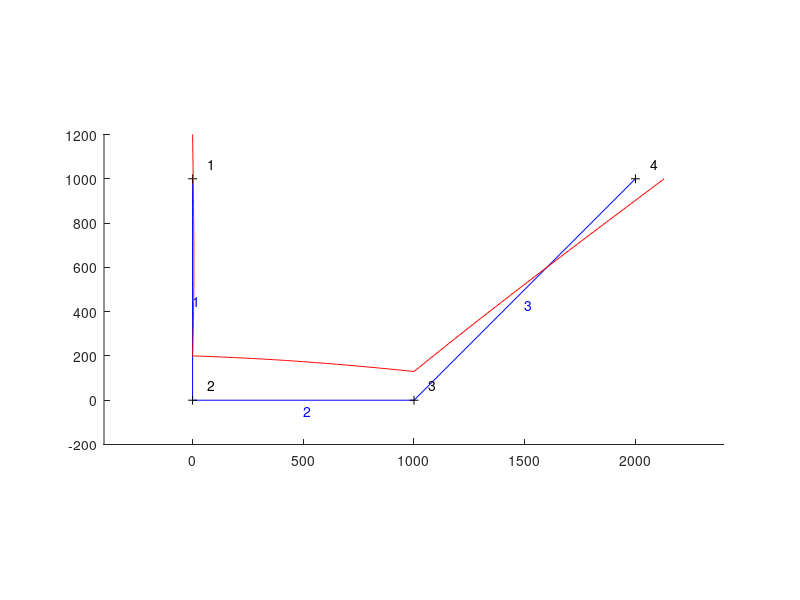
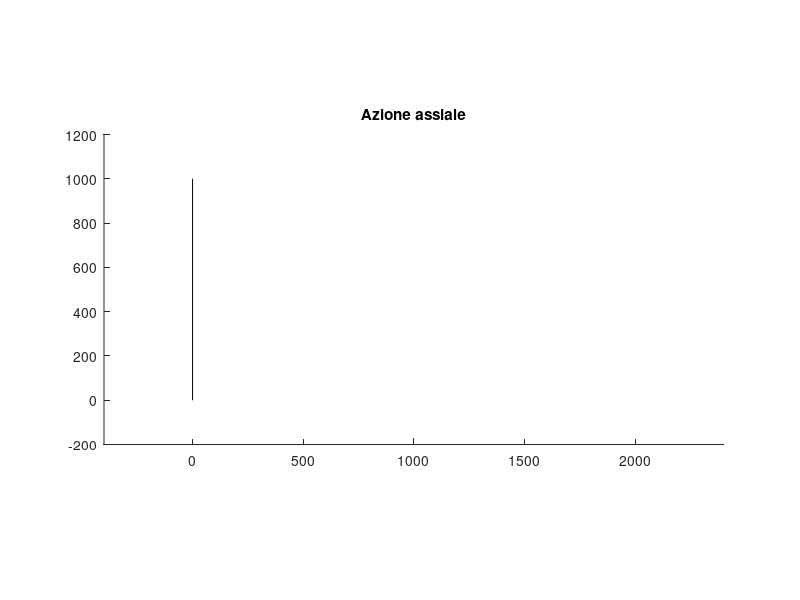

Reproduce these figures in MATLAB, in order. (Note: this script raises an error after producing the figures.)
%%%%%%%%%%%%%%%%%%%%%%%%%%%%%%%%%%%%%%%%%%%%%%%%%%%%%%%%%%
%       Corso di Metodi di Calcolo delle Strutture       %
%               Analisi statica di telai 2D              %
%                      13/01/2016                        %
%                                     Giuseppe COCCHETTI %
%%%%%%%%%%%%%%%%%%%%%%%%%%%%%%%%%%%%%%%%%%%%%%%%%%%%%%%%%%



clear all
clc
close all


db=1000; %[mm]

%Coordinate dei nodi
dXY=[   0, db;
        0,  0;
       db,  0;
     2*db, db];

nNodi=size(dXY,1);  %Numero totale dei nodi
  


%Aste e connessioni (tabelle delle incidenze)
nIncNodi=[1,2;
          2,3;
          3,4];

%nIncGdl=[ 1, 2, 3, 4, 5, 6;
%          4, 5, 6, 7, 8, 9;
%         13, 8, 9,10,11,12];
nIncGdl=[nIncNodi(:,1)*3-2, nIncNodi(:,1)*3-1, nIncNodi(:,1)*3, nIncNodi(:,2)*3-2, nIncNodi(:,2)*3-1, nIncNodi(:,2)*3];
nIncGdl(3,1)=13;

nAste=size(nIncNodi,1);

nGdlTot=max(max(nIncGdl));   %Numero totale dei gradi di liberta' (gdl)




%Parametri meccanici (rigidezza assiale EA e rigidezza flessionale EI)
%    [   E  * A ,        E * I]
dEAI=[206000*(10*30),   206000*(10*30^3/12);
      206000*(10*30),   206000*(10*30^3/12);
      206000*(10*30),   206000*(10*30^3/12)];



%Gdl da vincolare 
nUv=[1,4,13,11]; 

%Gdl da non vincolare
%nUl=[2,3,5,6,7,8,9,12,13]; 
nUl=[2,3,5,6,7,8,9,10,12];
% nUl(nUv)=[];


%Vettore termini noti
dF=zeros([nGdlTot,1]);
dF(13,1)=dF(13,1)+5*10;

%Carichi distribuiti (sistema di riferimento locale) [p, q, m]
dq=-500/db;
dpqm=[10*dq, 0,2*dq;
      0,    0,0;
      -5*dq,    0,0];

%Cedimenti vincolari assegnati
dUv=[0,0,0,0]';

%%%%%%%%%%%%%%%%%%%%%%% Termine assegnazione dati %%%%%%%%%%%%%%%%%%%%%%%%%



%%%%%%%%%%%%%%%%%%%%%%%%%%%%% Elaborazione %%%%%%%%%%%%%%%%%%%%%%%%%%%%%%%%

% Costruzione della matrice di rigidezza globale (K)
dK=zeros([nGdlTot,nGdlTot]);
for ne=1:nAste
  nA=nIncNodi(ne,1);  %nA=numero del primo nodo dell'asta
  nB=nIncNodi(ne,2);  %nB=numero del secondo nodo dell'asta

  dXYA=dXY(nA,:);  %dXYA=coordinate del primo nodo dell'asta
  dXYB=dXY(nB,:);  %dXYB=coordinate del secondo nodo dell'asta

  dL=norm(dXYB-dXYA);  %dL=lunghezza dell'asta

  dEAn=dEAI(ne,1); %Rigidezza assiale dell'asta analizzata (numero "ne")
  dEIn=dEAI(ne,2); %Rigidezza flessionale dell'asta analizzata (numero "ne")

  %Matrice di rigidezza della trave analizzata
  dk=[ dEAn/dL,             0,            0, -dEAn/dL,             0,            0;
             0,  12*dEIn/dL^3,  6*dEIn/dL^2,        0, -12*dEIn/dL^3,  6*dEIn/dL^2;
             0,   6*dEIn/dL^2,    4*dEIn/dL,        0,  -6*dEIn/dL^2,    2*dEIn/dL;
      -dEAn/dL,             0,            0,  dEAn/dL,             0,            0;
             0, -12*dEIn/dL^3, -6*dEIn/dL^2,        0,  12*dEIn/dL^3, -6*dEIn/dL^2;
             0,   6*dEIn/dL^2,    2*dEIn/dL,        0,  -6*dEIn/dL^2,    4*dEIn/dL]; 
  
  df=zeros([6,1]);
  dp=dpqm(ne,1); 
  dq=dpqm(ne,2); 
  dm=dpqm(ne,3); 
  df=[dp*dL/2, dq*dL/2-dm, dq*dL^2/12, dp*dL/2, dq*dL/2+dm, -dq*dL^2/12]';
  
  %Matrice di rotazione per l'elemento finito di trave
  de=(dXYB-dXYA)/dL;  %Versore assiale
  dCosAlpha=de(1);
  dSinAlpha=de(2);
  dRt=[ dCosAlpha, dSinAlpha, 0;
       -dSinAlpha, dCosAlpha, 0;
                0,         0, 1];

  dQ=[         dRt, zeros([3,3]);
      zeros([3,3]),         dRt];
              
  dk=dQ'*dk*dQ;
  df=dQ'*df;
  
  %Assemblaggio della matrice dk e del vettore df
  nv=nIncGdl(ne,:); %Vettore dei gdl relativi ai nodi dell'asta analizzata
  dK(nv,nv)=dK(nv,nv)+dk;
  dF(nv,1)=dF(nv,1)+df;
end



%%%%%%%%%%%%%%% Risoluzione del sistema lineare %%%%%%%%%%%%%%%%%%%
%Partizione matrici e vettori con riferimento ai gdl liberi e a quelli da vinvolare
dKll=dK(nUl,nUl);
dKlv=dK(nUl,nUv);
dKvl=dK(nUv,nUl);
dKvv=dK(nUv,nUv);

dFl=dF(nUl,1);
dFv=dF(nUv,1);

dUl=dKll\(dFl-dKlv*dUv);
dSv=dKvl*dUl+dKvv*dUv-dFv;

% Riposizionamento di U e S
dU=zeros([nGdlTot,1]);
dU(nUl,1)=dUl;
dU(nUv,1)=dUv;
dU

dS=zeros([nGdlTot,1]);
dS(nUv,1)=dSv;
dS



%%%%%%%%%%%%%%% Determinazione delle Azioni interne %%%%%%%%%%%%%%%%%%%
dNTM=zeros([6,nAste]);
for ne=1:nAste
  nA=nIncNodi(ne,1);  %nA=numero del primo nodo dell'asta
  nB=nIncNodi(ne,2);  %nB=numero del secondo nodo dell'asta

  dXYA=dXY(nA,:);  %dXYA=coordinate del primo nodo dell'asta
  dXYB=dXY(nB,:);  %dXYB=coordinate del secondo nodo dell'asta

  dL=norm(dXYB-dXYA);  %dL=lunghezza dell'asta

  
  dEAn=dEAI(ne,1); %Rigidezza assiale dell'asta analizzata (numero "ne")
  dEIn=dEAI(ne,2); %Rigidezza flessionale dell'asta analizzata (numero "ne")

  %Matrice di rigidezza della trave analizzata
  dk=[ dEAn/dL,             0,            0, -dEAn/dL,             0,            0;
             0,  12*dEIn/dL^3,  6*dEIn/dL^2,        0, -12*dEIn/dL^3,  6*dEIn/dL^2;
             0,   6*dEIn/dL^2,    4*dEIn/dL,        0,  -6*dEIn/dL^2,    2*dEIn/dL;
      -dEAn/dL,             0,            0,  dEAn/dL,             0,            0;
             0, -12*dEIn/dL^3, -6*dEIn/dL^2,        0,  12*dEIn/dL^3, -6*dEIn/dL^2;
             0,   6*dEIn/dL^2,    2*dEIn/dL,        0,  -6*dEIn/dL^2,    4*dEIn/dL]; 
  
  df=zeros([6,1]);
  dp=dpqm(ne,1); 
  dq=dpqm(ne,2); 
  dm=dpqm(ne,3); 
  df=[dp*dL/2, dq*dL/2-dm, dq*dL^2/12, dp*dL/2, dq*dL/2+dm, -dq*dL^2/12]';

  
  %Matrice di rotazione per l'elemento finito di trave
  de=(dXYB-dXYA)/dL;  %Versore assiale
  dCosAlpha=de(1);
  dSinAlpha=de(2);
  dRt=[ dCosAlpha, dSinAlpha, 0;
       -dSinAlpha, dCosAlpha, 0;
                0,         0, 1];

  dQ=[         dRt, zeros([3,3]);
      zeros([3,3]),         dRt];
  
  
  nv=nIncGdl(ne,:); %Vettore dei gdl relativi ai nodi dell'asta analizzata
  dUab=dU(nv,1);  %Spostamenti relativi ai nodi dell'asta analizzata (sistema globale)
  dUab=dQ*dUab; %Spostamenti relativi ai nodi dell'asta analizzata (sistema locale)
  dNTM(:,ne)=dk*dUab-df; %Azioni di estremita' nell'asta analizzata
  dNTM([1,3,5],ne)=-dNTM([1,3,5],ne);
end

%%%%%%%%%%%%%%%%%%%%%%  FINE ELABORAZIONE  %%%%%%%%%%%%%%%%%%%%%%%%%%%%%%%%





%%%%%%%%%%%%%%%%%%%%%%  RAPPRESENTAZIONE  GRAFICA  %%%%%%%%%%%%%%%%%%%%%%%%

% Definizione della finestra
figure(1)
clf
hold on

dXmin=min(dXY(:,1));
dXmax=max(dXY(:,1));
dYmin=min(dXY(:,2));
dYmax=max(dXY(:,2));

maxdeltaX=dXmax-dXmin;
maxdeltaY=dYmax-dYmin;

if (maxdeltaY==0)
  maxdeltaY=maxdeltaX;
elseif (maxdeltaX==0)
  maxdeltaX=maxdeltaY;
end

dmax=max([maxdeltaX, maxdeltaY]);  % dimensione massima (X o Y) della struttura

axis([dXmin-maxdeltaX/5, dXmax+maxdeltaX/5, dYmin-maxdeltaY/5, dYmax+maxdeltaY/5]);
axis equal

% Configurazione iniziale
for n=1:nAste
  nA=nIncNodi(n,1);
  nB=nIncNodi(n,2);

  dXYA=dXY(nA,:);
  dXYB=dXY(nB,:);

  dLn=norm(dXYB-dXYA);

  plot([dXYA(1),dXYB(1)],[dXYA(2),dXYB(2)],'b-')
  text((dXYA(1)+dXYB(1))/2,(dXYA(2)+dXYB(2))/2-(dLn/20),sprintf('%d',n),'color',[0,0,1]);
end


for nn=1:nNodi
  dXYnn=dXY(nn,:);
  plot([dXYnn(1)-dmax/100,dXYnn(1)+dmax/100],[dXYnn(2),dXYnn(2)],'k-')      
  plot([dXYnn(1),dXYnn(1)],[dXYnn(2)-dmax/100,dXYnn(2)+dmax/100],'k-')      
  text(dXYnn(1)+dmax/30,dXYnn(2)+dmax/30,sprintf('%d',nn))
end



% Configurazione deformata
dUmax=0;
ds=[0:.01:1];
for n=1:nAste
  nA=nIncNodi(n,1);
  nB=nIncNodi(n,2);

  dXYA=dXY(nA,:);
  dXYB=dXY(nB,:);

  dLn=norm(dXYB-dXYA);
  
  dcosAlpha=(dXYB(1)-dXYA(1))/dLn;
  dsinAlpha=(dXYB(2)-dXYA(2))/dLn;

  dRt=[ dcosAlpha, dsinAlpha;
       -dsinAlpha, dcosAlpha];

  dEAn=dEAI(n,1);
  dEIn=dEAI(n,2);

  dUnXY=dU(nIncGdl(n,:),1);
  dUn=dUnXY;
  dUn([1,2],1)=dRt*dUnXY([1,2],1);
  dUn([4,5],1)=dRt*dUnXY([4,5],1);

  dq=dpqm(n,2);
  dUmax=max([dUmax,abs([(1-3*ds.^2+2*ds.^3)*dUn(2,1)+dLn*(ds-2*ds.^2+ds.^3)*dUn(3,1)+(3*ds.^2-2*ds.^3)*dUn(5,1)+dLn*(-ds.^2+ds.^3)*dUn(6,1)]+dq/dEIn/24*dLn^4*((1-ds).^2).*(ds.^2))]);
end

dUmax

if (dUmax>0)
  dAmplificazione=(dmax/10)/dUmax;  % Lo spostamento massimo verra' rappresentato come dmax/10
else
  dAmplificazione=1;
end    

ds=[0:.01:1];
for n=1:nAste
  nA=nIncNodi(n,1);
  nB=nIncNodi(n,2);

  dXYA=dXY(nA,:);
  dXYB=dXY(nB,:);

  dLn=norm(dXYB-dXYA);
  
  dcosAlpha=(dXYB(1)-dXYA(1))/dLn;
  dsinAlpha=(dXYB(2)-dXYA(2))/dLn;

  dRt=[ dcosAlpha, dsinAlpha;
       -dsinAlpha, dcosAlpha];

  dEAn=dEAI(n,1);
  dEIn=dEAI(n,2);

  dUnXY=dU(nIncGdl(n,:),1);
  dUn=dUnXY;
  dUn([1,2],1)=dRt*dUnXY([1,2],1);
  dUn([4,5],1)=dRt*dUnXY([4,5],1);

  dXYd=[(1-ds)*dXYA(1)+ds*dXYB(1);
        (1-ds)*dXYA(2)+ds*dXYB(2)];

  dq=dpqm(n,2);
  dXYd=dXYd+dAmplificazione*dRt'*[(1-ds)*dUn(1,1)+ds*dUn(4,1)+(dp/dEAn/2*dLn^2)*ds.*(1-ds);
                                  [(1-3*ds.^2+2*ds.^3)*dUn(2,1)+dLn*(ds-2*ds.^2+ds.^3)*dUn(3,1)+(3*ds.^2-2*ds.^3)*dUn(5,1)+dLn*(-ds.^2+ds.^3)*dUn(6,1)]+dq/dEIn/24*dLn^4*((1-ds).^2).*(ds.^2)];
  plot(dXYd(1,:),dXYd(2,:),'r-')
end



% Rappresentazione azioni interne (azioni assiali) sulla configurazione iniziale 
% Definizione della finestra
figure(2)
clf
hold on

axis([dXmin-maxdeltaX/5, dXmax+maxdeltaX/5, dYmin-maxdeltaY/5, dYmax+maxdeltaY/5]);
axis equal

dNmax=max(abs([dNTM(1,:),dNTM(4,:)]));
if (dNmax>0)
  dNAmplificazione=(dmax/10)/dNmax;  % Il diagramma verra' rappresentato con ordinate massime pari a dmax/10
else
  dNAmplificazione=1;
end    

title('Azione assiale')
for n=1:nAste
  nA=nIncNodi(n,1);
  nB=nIncNodi(n,2);

  dXYA=dXY(nA,:);
  dXYB=dXY(nB,:);

  dLn=norm(dXYB-dXYA);
  
  dcosAlpha=(dXYB(1)-dXYA(1))/dLn;
  dsinAlpha=(dXYB(2)-dXYA(2))/dLn;

  plot([dXYA(1),dXYB(1)],[dXYA(2),dXYB(2)],'k-')
  
  fill([dXYB(1), dXYA(1), dXYA(1)+dNAmplificazione*dNTM(1,n)*dsinAlpha, dXYB(1)+dNAmplificazione*dNTM(4,n)*dsinAlpha, dXYB(1)],...
       [dXYB(2), dXYA(2), dXYA(2)-dNAmplificazione*dNTM(1,n)*dcosAlpha, dXYB(2)-dNAmplificazione*dNTM(4,n)*dcosAlpha, dXYB(2)],'r-')
end
for n=1:nAste
  nA=nIncNodi(n,1);
  nB=nIncNodi(n,2);

  dXYA=dXY(nA,:);
  dXYB=dXY(nB,:);

  dLn=norm(dXYB-dXYA);
  
  dcosAlpha=(dXYB(1)-dXYA(1))/dLn;
  dsinAlpha=(dXYB(2)-dXYA(2))/dLn;

  if (dNTM(1,n)>=0)
    text(dXYA(1)+(dXYB(1)-dXYA(1))*.1-(dLn/20)*dsinAlpha,dXYA(2)+(dXYB(2)-dXYA(2))*.1+(dLn/20)*dcosAlpha,sprintf('%g',dNTM(1,n)))
  else
    text(dXYA(1)+(dXYB(1)-dXYA(1))*.1+(dLn/20)*dsinAlpha,dXYA(2)+(dXYB(2)-dXYA(2))*.1-(dLn/20)*dcosAlpha,sprintf('%g',dNTM(1,n)))
  end
  if (dNTM(4,n)>=0)
    text(dXYB(1)-(dXYB(1)-dXYA(1))*.1-(dLn/20)*dsinAlpha,dXYB(2)-(dXYB(2)-dXYA(2))*.1+(dLn/20)*dcosAlpha,sprintf('%g',dNTM(4,n)))
  else
    text(dXYB(1)-(dXYB(1)-dXYA(1))*.1+(dLn/20)*dsinAlpha,dXYB(2)-(dXYB(2)-dXYA(2))*.1-(dLn/20)*dcosAlpha,sprintf('%g',dNTM(4,n)))
  end
end




figure(3)
clf
hold on

axis([dXmin-maxdeltaX/5, dXmax+maxdeltaX/5, dYmin-maxdeltaY/5, dYmax+maxdeltaY/5]);
axis equal

dTmax=max(abs([dNTM(2,:),dNTM(5,:)]));
if (dTmax>0)
  dTAmplificazione=(dmax/10)/dTmax;  % Il diagramma verra' rappresentato con ordinate massime pari a dmax/10
else
  dTAmplificazione=1;
end    

title('Azione di taglio')
for n=1:nAste
  nA=nIncNodi(n,1);
  nB=nIncNodi(n,2);

  dXYA=dXY(nA,:);
  dXYB=dXY(nB,:);

  dLn=norm(dXYB-dXYA);
  
  dcosAlpha=(dXYB(1)-dXYA(1))/dLn;
  dsinAlpha=(dXYB(2)-dXYA(2))/dLn;

  plot([dXYA(1),dXYB(1)],[dXYA(2),dXYB(2)],'k-')
  
  fill([dXYB(1), dXYA(1), dXYA(1)+dTAmplificazione*dNTM(2,n)*dsinAlpha, dXYB(1)+dTAmplificazione*dNTM(5,n)*dsinAlpha, dXYB(1)],...
       [dXYB(2), dXYA(2), dXYA(2)-dTAmplificazione*dNTM(2,n)*dcosAlpha, dXYB(2)-dTAmplificazione*dNTM(5,n)*dcosAlpha, dXYB(2)],'r-')
end
for n=1:nAste
  nA=nIncNodi(n,1);
  nB=nIncNodi(n,2);

  dXYA=dXY(nA,:);
  dXYB=dXY(nB,:);

  dLn=norm(dXYB-dXYA);
  
  dcosAlpha=(dXYB(1)-dXYA(1))/dLn;
  dsinAlpha=(dXYB(2)-dXYA(2))/dLn;

  if (dNTM(2,n)>=0)
    text(dXYA(1)+(dXYB(1)-dXYA(1))*.1-(dLn/20)*dsinAlpha,dXYA(2)+(dXYB(2)-dXYA(2))*.1+(dLn/20)*dcosAlpha,sprintf('%g',dNTM(2,n)))
  else
    text(dXYA(1)+(dXYB(1)-dXYA(1))*.1+(dLn/20)*dsinAlpha,dXYA(2)+(dXYB(2)-dXYA(2))*.1-(dLn/20)*dcosAlpha,sprintf('%g',dNTM(2,n)))
  end
  if (dNTM(5,n)>=0)
    text(dXYB(1)-(dXYB(1)-dXYA(1))*.1-(dLn/20)*dsinAlpha,dXYB(2)-(dXYB(2)-dXYA(2))*.1+(dLn/20)*dcosAlpha,sprintf('%g',dNTM(5,n)))
  else
    text(dXYB(1)-(dXYB(1)-dXYA(1))*.1+(dLn/20)*dsinAlpha,dXYB(2)-(dXYB(2)-dXYA(2))*.1-(dLn/20)*dcosAlpha,sprintf('%g',dNTM(5,n)))
  end
end




figure(4)
clf
hold on

axis([dXmin-maxdeltaX/5, dXmax+maxdeltaX/5, dYmin-maxdeltaY/5, dYmax+maxdeltaY/5]);
axis equal

dMmax=0;
for n=1:nAste
  if (dNTM(2,n)*dNTM(5,n)<0)
    dq=dpqm(n,2);
    dMmax=max([dMmax,abs([dNTM(3,n),dNTM(6,n),dNTM(3,n)-dNTM(2,n)^2/2/dq])]);  
  else
    dMmax=max([dMmax,abs([dNTM(3,n),dNTM(6,n)])]);  
  end
end

if (dMmax>0)
  dMAmplificazione=(dmax/10)/dMmax;  % Il diagramma verra' rappresentato con ordinate massime pari a dmax/10
else
  dMAmplificazione=1;
end    

title('Momento flettente')
for n=1:nAste
  nA=nIncNodi(n,1);
  nB=nIncNodi(n,2);

  dXYA=dXY(nA,:);
  dXYB=dXY(nB,:);

  dLn=norm(dXYB-dXYA);
  
  dcosAlpha=(dXYB(1)-dXYA(1))/dLn;
  dsinAlpha=(dXYB(2)-dXYA(2))/dLn;

  plot([dXYA(1),dXYB(1)],[dXYA(2),dXYB(2)],'k-')

  dq=dpqm(n,2);
  fill([dXYB(1), dXYA(1), dXYA(1)+[0:.01:1]*(dXYB(1)-dXYA(1))+dMAmplificazione*[dNTM(3,n)+dNTM(2,n)*[0:.01:1]*dLn+dq/2*([0:.01:1]*dLn).^2]*dsinAlpha, dXYB(1)],...
       [dXYB(2), dXYA(2), dXYA(2)+[0:.01:1]*(dXYB(2)-dXYA(2))-dMAmplificazione*[dNTM(3,n)+dNTM(2,n)*[0:.01:1]*dLn+dq/2*([0:.01:1]*dLn).^2]*dcosAlpha, dXYB(2)],'r-')
end
for n=1:nAste
  nA=nIncNodi(n,1);
  nB=nIncNodi(n,2);

  dXYA=dXY(nA,:);
  dXYB=dXY(nB,:);

  dLn=norm(dXYB-dXYA);
  
  dcosAlpha=(dXYB(1)-dXYA(1))/dLn;
  dsinAlpha=(dXYB(2)-dXYA(2))/dLn;

  if (dNTM(3,n)>=0)
    text(dXYA(1)+(dXYB(1)-dXYA(1))*.1-(dLn/20)*dsinAlpha,dXYA(2)+(dXYB(2)-dXYA(2))*.1+(dLn/20)*dcosAlpha,sprintf('%g',dNTM(3,n)))
  else
    text(dXYA(1)+(dXYB(1)-dXYA(1))*.1+(dLn/20)*dsinAlpha,dXYA(2)+(dXYB(2)-dXYA(2))*.1-(dLn/20)*dcosAlpha,sprintf('%g',dNTM(3,n)))
  end
  if (dNTM(6,n)>=0)
    text(dXYB(1)-(dXYB(1)-dXYA(1))*.1-(dLn/20)*dsinAlpha,dXYB(2)-(dXYB(2)-dXYA(2))*.1+(dLn/20)*dcosAlpha,sprintf('%g',dNTM(6,n)))
  else
    text(dXYB(1)-(dXYB(1)-dXYA(1))*.1+(dLn/20)*dsinAlpha,dXYB(2)-(dXYB(2)-dXYA(2))*.1-(dLn/20)*dcosAlpha,sprintf('%g',dNTM(6,n)))
  end
end